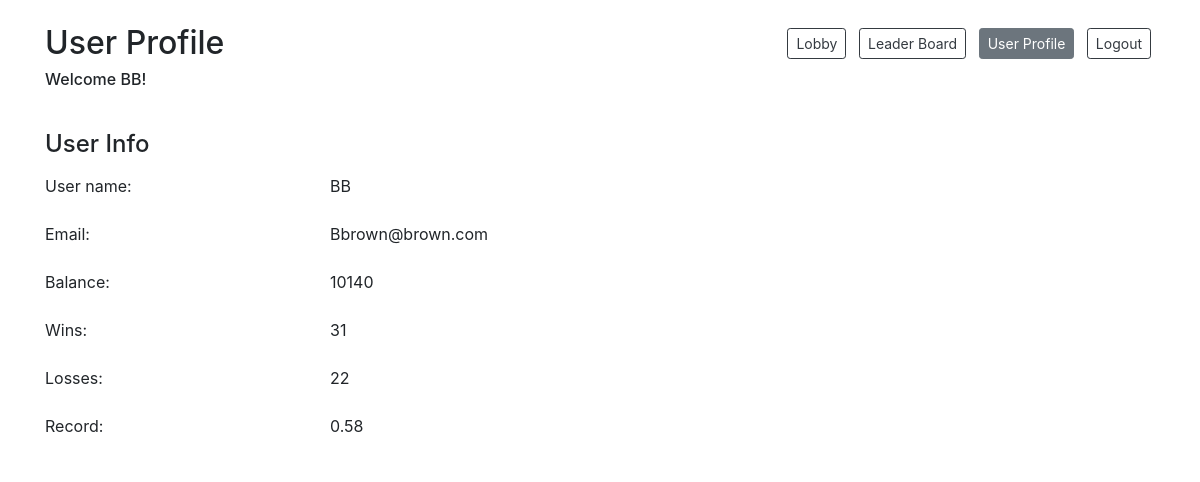
/user-profile (signed in), run on an earlier commit of the app's database.
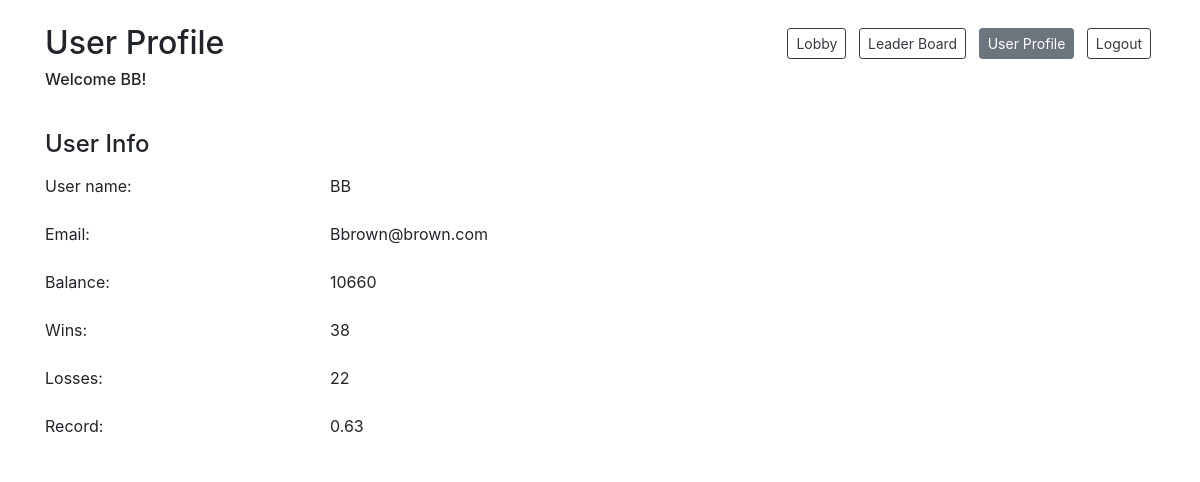
And on a later commit of the database.
### models.py (models this page shows)
class User(db.Model):
    __tablename__ = "users"
    id = db.Column(db.Integer, primary_key=True)
    user_name = db.Column(db.String(255))
    email = db.Column(db.String(255))
    password = db.Column(db.String(255))
    balance = db.Column(db.Integer)
    photo = db.Column(db.BLOB)
    wins = db.Column(db.Integer)
    losses = db.Column(db.Integer)
    current_game_id = db.Column(db.Integer, db.ForeignKey("games.id"), nullable=True)  # is null if not currently in a game
    current_game = db.relationship("Game", foreign_keys=[current_game_id], backref="game_users")
    created_at = db.Column(db.DateTime, server_default=func.now())
    updated_at = db.Column(db.DateTime, server_default=func.now(), onupdate=func.now())

### controller.py (the view)
def user_profile():
    if 'user_id' in session:
        user = getUser(session['user_id'])
        if user:
            return render_template('user-profile.html', user = user)
    return redirect('/login-registration')

### utilities.py (called while the page is built)
def getUser(user_id):
    user = User.query.get(user_id)
    return user

### templates/user-profile.html (shortened to what this page needs)
<!DOCTYPE html>
<html lang="en">
<head>
    <link href="https://stackpath.bootstrapcdn.com/bootstrap/4.4.1/css/bootstrap.min.css" rel="stylesheet">
</head>
<body>
    <div class="container bg-white">
        <div class="row justify-content-between mt-4 mb-2">
            <div class="col-auto">
                <h2>User Profile</h2>
                <h6>Welcome {{user.user_name}}!</h6>
            </div>
            <div class="col-auto">
                <a href="/lobby" class="col-auto btn btn-outline-dark btn-sm mx-1 mt-1 mb-3">Lobby</a>
                <a href="/leaderboard" class="col-auto btn btn-outline-dark btn-sm mx-1 mt-1 mb-3">Leader Board</a>
                <a href="#" class="inactive col-auto btn btn-secondary btn-sm mx-1 mt-1 mb-3">User Profile</a>
                <a href="/logout-action" class="col-auto btn btn-outline-dark btn-sm mx-1 mt-1 mb-3">Logout</a>
            </div>
        </div>
        <h4 class="pb-2 pt-4">User Info</h4>
        <div class="row mb-2 align-items-left">
            <p class="col-2">User name: </p>
            <div class="col-1"></div>
            <p class="col-2">{{user.user_name}}</p>
        </div>
        <div class="row mb-2 align-items-left">
            <p class="col-2">Email: </p>
            <div class="col-1"></div>
            <p class="col-2">{{user.email}}</p>
        </div>
        <div class="row mb-2 align-items-left">
            <p class="col-2">Balance: </p>
            <div class="col-1"></div>
            <p class="col-2">{{user.balance}}</p>
        </div>
        <div class="row mb-2 align-items-left">
            <p class="col-2">Wins: </p>
            <div class="col-1"></div>
            <p class="col-2">{{user.wins}}</p>
        </div>
        <div class="row mb-2 align-items-left">
            <p class="col-2">Losses: </p>
            <div class="col-1"></div>
            <p class="col-2">{{user.losses}}</p>
        </div>
        <div class="row mb-2 align-items-left">
            <p class="col-2">Record: </p>
            <div class="col-1"></div>
            {% if user.wins or user.losses %}
            <p class="col-2">{{'%0.2f'| format(user.wins/(user.wins+user.losses))}}</p>
            {% endif %}
        </div>
    </div>
</body>
</html>

What changed in the data, as far as the page shows it:
changed User "BB": balance "10140" → "10660"; wins "31" → "38"; user.wins/(user.wins+user.losses) "0.58" → "0.63"
